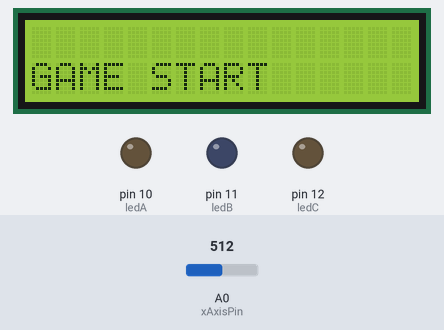
Recording of a sketch running on a simulated Arduino Uno, built with avr-gcc and run on an emulated ATmega328P. Shown: 16×2 character LCD, output pins drawn as LEDs (lit = HIGH). Inputs (shaded band) come from the test bench; at power-on: A0 (xAxisPin) = 512. Random numbers use the default seed unless the sketch sets one; what the sketch prints to the serial monitor is not drawn.

Above: at 0.1 s.
At 0.52 s:
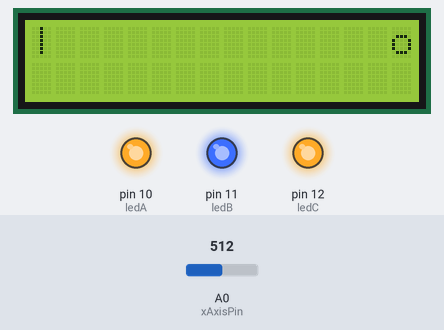
At 0.87 s:
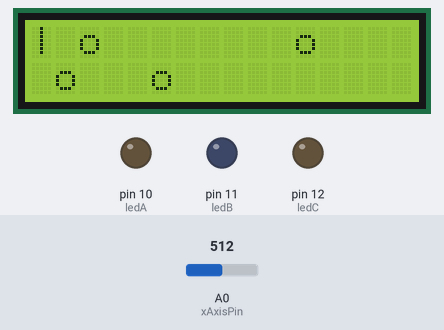
At 19.96 s:
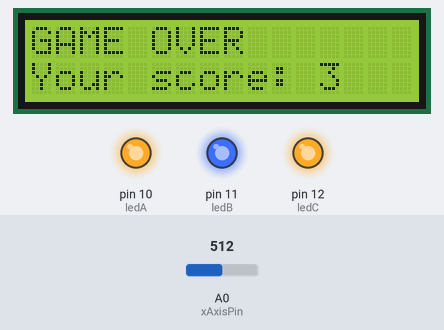
At 39.65 s:
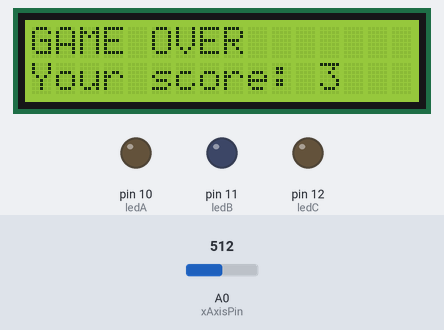
Timing chart, 0 to 40.0 s (numbered marks = the images above):
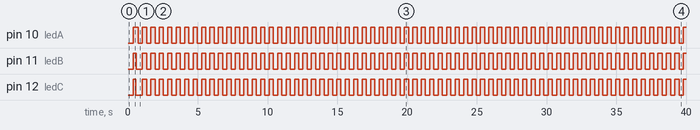

Measured:
- by itself, pin 10 (ledA): alternates HIGH for 0.30 s and LOW for 0.31 s
- by itself, pin 11 (ledB): goes HIGH 0.21 s, LOW 0.44 s, 64 × (HIGH 0.30 s, LOW 0.31 s), then HIGH
- by itself, pin 12 (ledC): goes HIGH 0.16 s, LOW 0.49 s, 64 × (HIGH 0.30 s, LOW 0.31 s), then HIGH

The sketch:

game.ino
```cpp
#include<Wire.h>
#include<LiquidCrystal.h>

LiquidCrystal lcd(7,6,5,4,3,2);
const int ledA =10;
const int ledB =11;
const int ledC =12;
const int xAxisPin = 0;
const int yAxisPin = 1;
const int zAxisPin = 7;
int a=15; //a~d까지 시작할 노드 위치 설정
int b=18;
int c=20;
int d=23;
int life=3;
int score=0;
void setup() {

  Serial.begin(9600);
  pinMode(ledA, OUTPUT);
  pinMode(ledB, OUTPUT);
  pinMode(ledC, OUTPUT);
  lcd.begin(16,2);
  lcd.setCursor(0,1);
  lcd.print("GAME START");
  delay(300);
  lcd.clear();
}

void loop() {

  int xValue = analogRead(xAxisPin);
  int xDisplay = map(xValue, 0, 1023, 0, 1);

 if(life != 0){
  lcd.setCursor(0,0);
  lcd.print("                              ");
  lcd.setCursor(0,1);
  lcd.print("                              ");
  lcd.setCursor(0, xDisplay);
  lcd.print("|");


  lcd.setCursor(a,0);
  lcd.print("o");
  a--;

  lcd.setCursor(b,1);
  lcd.print("o");
  b--;

  lcd.setCursor(c,0);
  lcd.print("o");
  c--;

  lcd.setCursor(d,1);
  lcd.print("o");
  d--;

  if(a == 0){
    a = left(xDisplay);
    lcd.setCursor(a,0);
  }
  if(b == 0){
    b = right(xDisplay);
    lcd.setCursor(b,1);
  }
   if(c == 0){
    c = left(xDisplay);
    lcd.setCursor(c,0);
  }
  if(d == 0){
    d = right(xDisplay);
    lcd.setCursor(d,1);
  }
  //delay(300);
}

  if(life == 3){
    digitalWrite(ledA,HIGH);
    digitalWrite(ledB,HIGH);
    digitalWrite(ledC,HIGH);
  }
    if(life == 2){
    digitalWrite(ledA,HIGH);
    digitalWrite(ledB,HIGH);
    digitalWrite(ledC,LOW);
  }
    if(life == 1){
    digitalWrite(ledA,HIGH);
    digitalWrite(ledB,LOW);
    digitalWrite(ledC,LOW);
  }
    if(life==0){
      digitalWrite(ledA,LOW);
      digitalWrite(ledB,LOW);
      digitalWrite(ledC,LOW);
      delay(300);
      lcd.clear();
      lcd.setCursor(0,0);
      lcd.print("GAME OVER");
      Serial.println("GAME OVER");
      lcd.setCursor(0,1);
      lcd.print("Your score: ");
      lcd.print(score);
      Serial.print("Your score: ");
      Serial.println(score);

      digitalWrite(ledA,HIGH);
      digitalWrite(ledB,HIGH);
      digitalWrite(ledC,HIGH);
      delay(300);
    }
}


int left(int xDisplay){
  if(xDisplay == 0){
      score++;
      Serial.print("score: ");
      Serial.println(score);
    }
    else{
      life--;
      Serial.println("lost life");
      Serial.print("life is ");
      Serial.println(life);
    }
     return 15+random(0,5);
}


int right(int xDisplay){
  if(xDisplay == 1){
      score++;
      Serial.print("score: ");
      Serial.println(score);
    }
    else{
      life--;
      Serial.println("lost life");
      Serial.print("life is ");
      Serial.println(life);
    }
     return 15+random(0,5);
}
```
